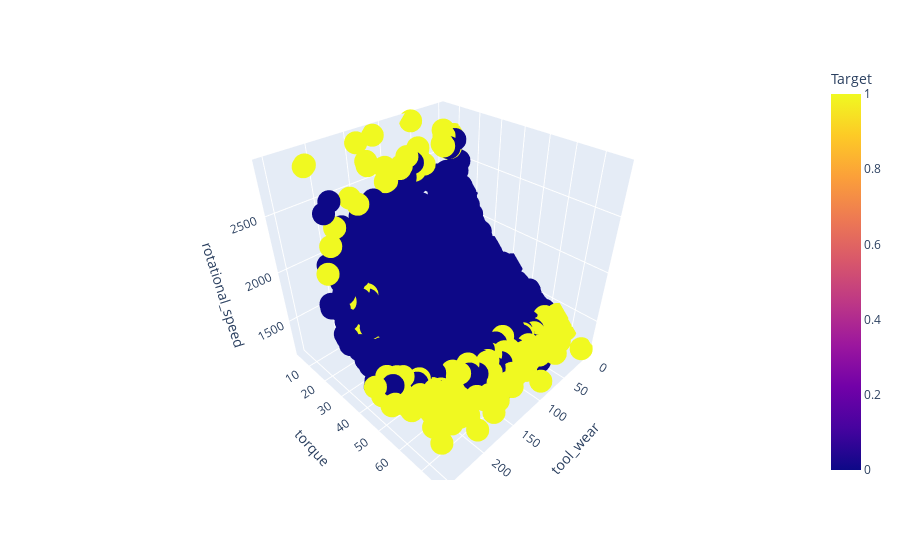

The cell this chart's notebook holds for it:
### Markdown cell above
Target failure ditunjukkan pada titik berwarna **kuning**

### Code cell
fig = px.scatter_3d(data_copy, x='tool_wear', y='torque', z='rotational_speed',
              color='Target')
fig.show()

### Figure 1 — Plotly figure (JSON) as saved in the notebook; plotly's stock layout.template omitted (floating-point values rounded to 4 significant figures; data arrays with more than 128 entries replaced by an {"elided": "..."} marker saying what was removed)
{"data": [{"hovertemplate": "tool_wear=%{x}<br>torque=%{y}<br>rotational_speed=%{z}<br>Target=%{marker.color}<extra></extra>", "legendgroup": "", "marker": {"color": {"elided": "10000 int values"}, "coloraxis": "coloraxis", "symbol": "circle"}, "mode": "markers", "name": "", "scene": "scene", "showlegend": false, "type": "scatter3d", "x": {"elided": "10000 int values"}, "y": {"elided": "10000 float values"}, "z": {"elided": "10000 int values"}}], "layout": {"coloraxis": {"colorbar": {"title": {"text": "Target"}}, "colorscale": [[0, "#0d0887"], [0.1111, "#46039f"], [0.2222, "#7201a8"], [0.3333, "#9c179e"], [0.4444, "#bd3786"], [0.5556, "#d8576b"], [0.6667, "#ed7953"], [0.7778, "#fb9f3a"], [0.8889, "#fdca26"], [1, "#f0f921"]]}, "legend": {"tracegroupgap": 0}, "margin": {"t": 60}, "scene": {"domain": {"x": [0, 1], "y": [0, 1]}, "xaxis": {"title": {"text": "tool_wear"}}, "yaxis": {"title": {"text": "torque"}}, "zaxis": {"title": {"text": "rotational_speed"}}}}}
